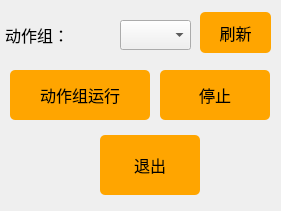
    <widget class="QWidget" name="widget_5" native="true">
     <property name="geometry">
      <rect>
       <x>910</x>
       <y>360</y>
       <width>281</width>
       <height>211</height>
      </rect>
     </property>
     <property name="styleSheet">
      <string notr="true">#widget_5 {border:1px solid #242424;
border-color: rgb(200, 200, 200);}</string>
     </property>
     <widget class="QLabel" name="label_action">
      <property name="geometry">
       <rect>
        <x>5</x>
        <y>20</y>
        <width>111</width>
        <height>30</height>
       </rect>
      </property>
      <property name="font">
       <font>
        <family>黑体</family>
        <pointsize>12</pointsize>
       </font>
      </property>
      <property name="text">
       <string>动作组：</string>
      </property>
     </widget>
     <widget class="QComboBox" name="comboBox_action">
      <property name="geometry">
       <rect>
        <x>120</x>
        <y>20</y>
        <width>71</width>
        <height>30</height>
       </rect>
      </property>
      <property name="font">
       <font>
        <family>Arial</family>
        <pointsize>10</pointsize>
       </font>
      </property>
      <property name="styleSheet">
       <string notr="true">background-color: rgb(240, 240, 240);
color: rgb(0, 0, 0);</string>
      </property>
     </widget>
     <widget class="QPushButton" name="Button_RunAction">
      <property name="geometry">
       <rect>
        <x>10</x>
        <y>70</y>
        <width>140</width>
        <height>50</height>
       </rect>
      </property>
      <property name="font">
       <font>
        <family>黑体</family>
        <pointsize>12</pointsize>
       </font>
      </property>
      <property name="styleSheet">
       <string notr="true">QPushButton{background-color: rgb(255, 165, 0);}
QPushButton:hover{background-color:  rgb(255, 210, 0);}
QPushButton{border-radius:5px;}</string>
      </property>
      <property name="text">
       <string>动作组运行</string>
      </property>
     </widget>
     <widget class="QPushButton" name="Button_StopAction">
      <property name="geometry">
       <rect>
        <x>160</x>
        <y>70</y>
        <width>110</width>
        <height>50</height>
       </rect>
      </property>
      <property name="font">
       <font>
        <family>黑体</family>
        <pointsize>12</pointsize>
       </font>
      </property>
      <property name="styleSheet">
       <string notr="true">QPushButton{background-color: rgb(255, 165, 0);}
QPushButton:hover{background-color:  rgb(255, 210, 0);}
QPushButton{border-radius:5px;}</string>
      </property>
      <property name="text">
       <string>停止</string>
      </property>
     </widget>
     <widget class="QPushButton" name="Button_Quit">
      <property name="geometry">
       <rect>
        <x>100</x>
        <y>135</y>
        <width>100</width>
        <height>60</height>
       </rect>
      </property>
      <property name="font">
       <font>
        <family>黑体</family>
        <pointsize>12</pointsize>
       </font>
      </property>
      <property name="styleSheet">
       <string notr="true">QPushButton{background-color: rgb(255, 165, 0);}
QPushButton:hover{background-color:  rgb(255, 210, 0);}
QPushButton{border-radius:5px;}</string>
      </property>
      <property name="text">
       <string>退出</string>
      </property>
     </widget>
     <widget class="QPushButton" name="Button_Reflash">
      <property name="geometry">
       <rect>
        <x>200</x>
        <y>12</y>
        <width>71</width>
        <height>41</height>
       </rect>
      </property>
      <property name="font">
       <font>
        <family>黑体</family>
        <pointsize>12</pointsize>
       </font>
      </property>
      <property name="styleSheet">
       <string notr="true">QPushButton{background-color: rgb(255, 165, 0);}
QPushButton:hover{background-color:  rgb(255, 210, 0);}
QPushButton{border-radius:5px;}</string>
      </property>
      <property name="text">
       <string>刷新</string>
      </property>
     </widget>
    </widget>
